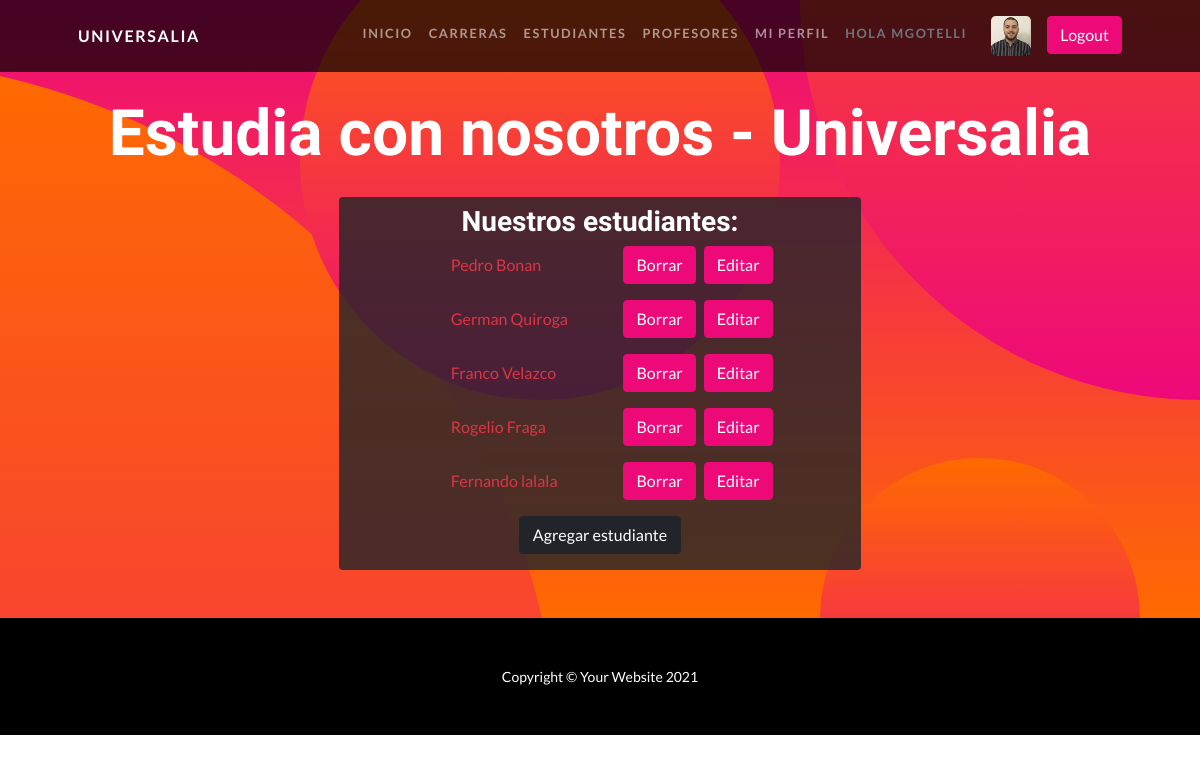
Screenshot of /Universidades/estudiantes/ (signed in) with the database file from the repository.
### Universidades/models.py (models this page shows)
class Estudiante(Model):
  nombre = CharField(max_length=40)
  apellido = CharField(max_length=40)
  email = EmailField()
  carrera = CharField(max_length=40)
  edad = PositiveIntegerField()
  dni = PositiveBigIntegerField(verbose_name='DNI')
  legajo = PositiveBigIntegerField()
  def __str__(self):
    return f'{self.nombre} {self.apellido}'

### Universidades/views.py (the view)
# urls.py: path('estudiantes/', EstudianteListView.as_view(), name = 'estudiantes'),
class EstudianteListView(AvatarView, ListView):
  model = Estudiante
  template_name = 'estudiante/estudiantes.html'
  context_object_name = 'estudiantes'

### Universidades/views.py (called while the page is built)
  def get_context_data(self, **kwargs):
    contexto = super().get_context_data(**kwargs)
    contexto['avatar_url'] = Avatar.objects.filter(user = self.request.user).last().imagen.url
    return contexto

### Universidades/templates/estudiante/estudiantes.html (shortened to what this page needs)
{% extends 'padre.html' %}
{% block cambia %}
  <h3 class="masthead-subheading mb-0 pb-4">Estudia con nosotros - Universalia</h3>
  <div class="container-fluid d-grid align-items-center justify-content-center w-50 bg-dark rounded" style="--bs-bg-opacity: .8;">
    <h3 class="pt-2 text-center">Nuestros estudiantes: </h3>
    {% for estudiante in estudiantes %}
      <div class="container-fluid pb-3">
        <div class="row">
          <div class="col-7 d-flex align-items-center">
            <a class="text-decoration-none text-danger text-start" href="{% url 'ver_estudiante' estudiante.id %}">{{ estudiante }}</a>
          </div>
          <div class="col-5 d-flex justify-content-center">
            <button class="btn btn-primary mx-2"><a class="d-block text-white text-decoration-none" href="{% url 'borrar_estudiantes' estudiante.id %}">Borrar</a></button>
            <button class="btn btn-primary"><a class="d-block text-white text-decoration-none" href="{% url 'editar_estudiantes' estudiante.id %}">Editar</a></button>
          </div>
        </div>
      </div>
    {% endfor %}
    <a class="d-flex btn btn-dark mb-3 w-50 m-auto justify-content-center" href="{% url 'formulario_estudiantes' %}">Agregar estudiante</a>
  </div>
{% endblock %}

### Universidades/templates/padre.html (shortened to what this page needs)
<!DOCTYPE html>
<html lang="en">
  <head>
    {% load static %}
    <link href="{% static 'Universidades/css/styles.css' %}" rel="stylesheet" />
  </head>
  <body id="page-top">
    <nav class="navbar navbar-expand-lg navbar-dark navbar-custom fixed-top">
      <div class="container px-5">
        <a class="navbar-brand" href="#page-top">Universalia</a>
        <div class="collapse navbar-collapse" id="navbarResponsive">
          <ul class="navbar-nav ms-auto">
            {% if not user.is_authenticated %}
              <li class="nav-item"><a class="btn btn-primary" href="{% url 'login' %}">Iniciar</a></li>
            {% else %}
              <li class="nav-item"><a class="nav-link" href="{% url 'inicio' %}">Inicio</a></li>
              <li class="nav-item"><a class="nav-link" href="{% url 'carreras' %}">Carreras</a></li>
              <li class="nav-item"><a class="nav-link" href="{% url 'estudiantes' %}">Estudiantes</a></li>
              <li class="nav-item"><a class="nav-link" href="{% url 'profesores' %}">Profesores</a></li>
              <li class="nav-item"><a class="nav-link" href="{% url 'miperfil' %}">Mi perfil</a></li>
              <li class="nav-item"><a class="nav-link text-muted" href="{% url 'inicio' %}">Hola {{ user.username }}</a></li>
            {% if avatar_url %}
              <img src="{{ avatar_url }}" class="mx-3 rounded-3" height="40px" width="40px">
            {% else %}
              <img src="{% static 'Universidades/assets/default.jfif' %}" class="mx-3 rounded-3" height="40px" width="40px">
            {% endif %}
              <li class="nav-item"><a class="btn btn-primary" href="{% url 'logout' %}">Logout</a></li>
            {% endif %}
        </div>
      </div>
    </nav>
    <header class="masthead text-center text-white py-5">
      <div class="masthead-content pt-5">
        <div class="container px-5">
          {% block cambia %}{% endblock %}
        </div>
      </div>
      <div class="bg-circle-1 bg-circle"></div>
      <div class="bg-circle-2 bg-circle"></div>
      <div class="bg-circle-3 bg-circle"></div>
      <div class="bg-circle-4 bg-circle"></div>
    </header>
    <footer class="py-5 bg-black">
      <div class="container px-5"><p class="m-0 text-center text-white small">Copyright &copy; Your Website 2021</p></div>
    </footer>
  </body>
</html>

### rows the page displays
Estudiante: nombre+apellido "Pedro Bonan"
Estudiante: nombre+apellido "German Quiroga"
Estudiante: nombre+apellido "Franco Velazco"
Estudiante: nombre+apellido "Rogelio Fraga"
Estudiante: nombre+apellido "Fernando lalala"

### other values shown
{{ user.username }} "MGOTELLI"
